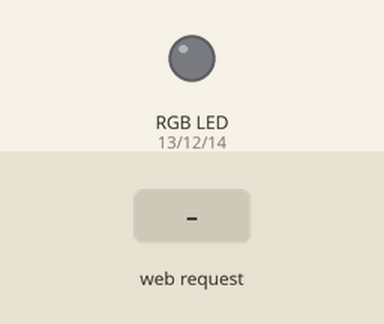
The sketch below on a simulated ESP32. On the bench: an RGB LED mixed from three pins (HIGH = lit). Inputs (shaded band) come from the test bench. WiFi joins after 1.5 s; servers stay silent unless stated; what the sketch prints to the serial monitor is not drawn.

Above: at 2.7 s.
2.8 s: HTTP request GET /?r received
At 3.6 s:
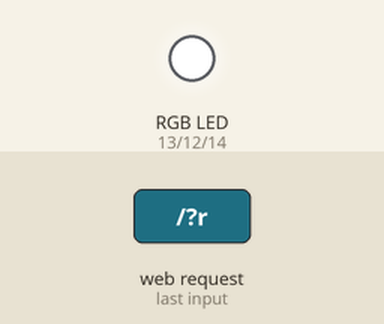
Timing chart, 0 to 5.8 s (numbered marks = the images above; inputs shaded):
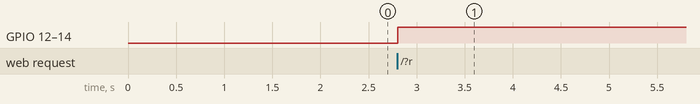

The sketch:

picker.ino
```cpp
//based on code by Rui Santos from randomnerdtutorials

#include <WiFi.h>

const char* ssid     = "*************";
const char* password = "*************";

WiFiServer server(80);

String redString = "0";
String greenString = "0";
String blueString = "0";
int pos1 = 0;
int pos2 = 0;
int pos3 = 0;
int pos4 = 0;
String header;
const int redPin = 13;
const int greenPin = 12;
const int bluePin = 14;

const int freq = 8000;
const int redChannel = 0;
const int greenChannel = 1;
const int blueChannel = 2;
const int resolution = 8;

unsigned long currentTime = millis();
unsigned long previousTime = 0;
const long timeoutTime = 5000;
int buttonState = 0;
void setup() {
  Serial.begin(115200);
  ledcSetup(redChannel, freq, resolution);
  ledcSetup(greenChannel, freq, resolution);
  ledcSetup(blueChannel, freq, resolution);

  ledcAttachPin(redPin, redChannel);
  ledcAttachPin(greenPin, greenChannel);
  ledcAttachPin(bluePin, blueChannel);

  Serial.print("Connecting to ");
  Serial.println(ssid);
  WiFi.begin(ssid, password);
  while (WiFi.status() != WL_CONNECTED) {
    delay(500);
    Serial.print(".");
  }
  Serial.println("");
  Serial.println("WiFi connected.");
  Serial.println("IP address: ");
  Serial.println(WiFi.localIP());
  server.begin();
}

void loop(){

  WiFiClient client = server.available();
  if (client) {
    currentTime = millis();
    previousTime = currentTime;
    Serial.println("New Client.");
    String currentLine = "";
    while (client.connected() && currentTime - previousTime <= timeoutTime) {
      if (client.available()) {
        char c = client.read();
        Serial.write(c);                          header += c;
        if (c == '\n') {
            if (currentLine.length() == 0) {
client.println("HTTP/1.1 200 OK");
client.println("Content-type:text/html");
client.println("Connection: close");
client.println();
client.println("<!DOCTYPE html><html>");
client.println("<head><meta name=\"viewport\" content=\"width=device-width, initial-scale=1\">");
client.println("<link rel=\"icon\" href=\"data:,\">");
client.println("<link rel=\"stylesheet\" href=\"https://stackpath.bootstrapcdn.com/bootstrap/4.3.1/css/bootstrap.min.css\">");
client.println("<script src=\"https://cdnjs.cloudflare.com/ajax/libs/jscolor/2.0.4/jscolor.min.js\"></script>");
client.println("</head><body><div class=\"container text-center\">");
client.println("<div class=\"row\"><div class=\"col\"><h1>RGB LED Controller</h1></div></div>");
client.println("<div class=\"row\"><div class=\"col\"><a class=\"btn btn-primary btn-lg\" href=\"#\" id=\"change_color\" role=\"button\">Send</a></div></div>");
client.println("<div class=\"row mt-3\"><div class=\"col\"><input class=\"jscolor {onFineChange:'update(this)'}\" id=\"rgb\"></div></div>");
client.println("<div class=\"row\"><div class=\"col\"></div></div>");
client.println("<script>function update(picker) {document.getElementById('rgb').innerHTML = Math.round(picker.rgb[0]) + ', ' +  Math.round(picker.rgb[1]) + ', ' + Math.round(picker.rgb[2]);");
client.println("document.getElementById(\"change_color\").href=\"?r\" + Math.round(picker.rgb[0]) + \"g\" +  Math.round(picker.rgb[1]) + \"b\" + Math.round(picker.rgb[2]) + \"&\";}");
client.println("window.addEventListener('load', function() { jscolor.trigger('rgb', 'show'); });");
client.println("</script></div></body></html>");
client.println();

            if(header.indexOf("GET /?r") >= 0) {
              pos1 = header.indexOf('r');
              pos2 = header.indexOf('g');
              pos3 = header.indexOf('b');
              pos4 = header.indexOf('&');
              redString = header.substring(pos1+1, pos2);
              greenString = header.substring(pos2+1, pos3);
              blueString = header.substring(pos3+1, pos4);
              ledcWrite(redChannel, 255 - redString.toInt());
              ledcWrite(greenChannel, 255 - greenString.toInt());
              ledcWrite(blueChannel, 255- blueString.toInt());

            }
            break;
          } else {
            currentLine = "";
          }
        } else if (c != '\r') {
          currentLine += c;
        }
      }
    }
    header = "";

    client.stop();
    Serial.println("Client disconnected.");
    Serial.println("");
  }
}
```

Measured:
- after the input at 2.8 s, GPIO 12 (greenPin), GPIO 13 (redPin), GPIO 14 (bluePin): LOW → HIGH at once
